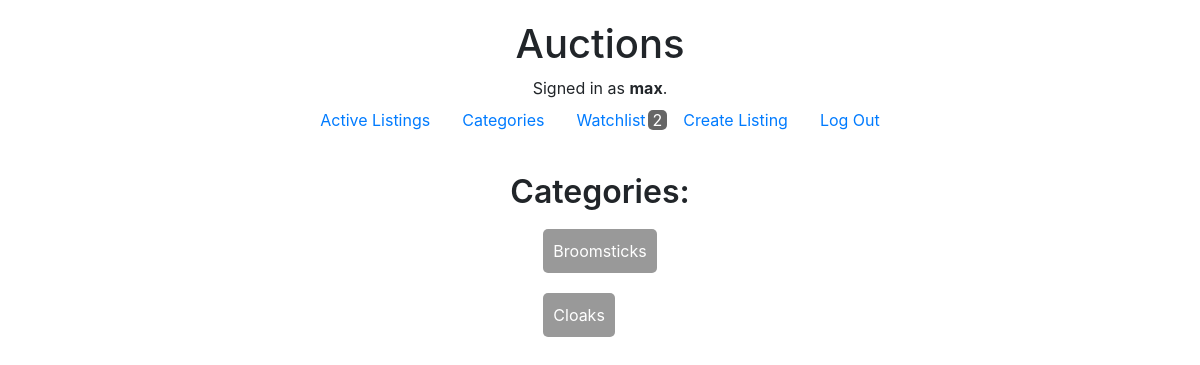
The app's page /categories (signed in), older data.
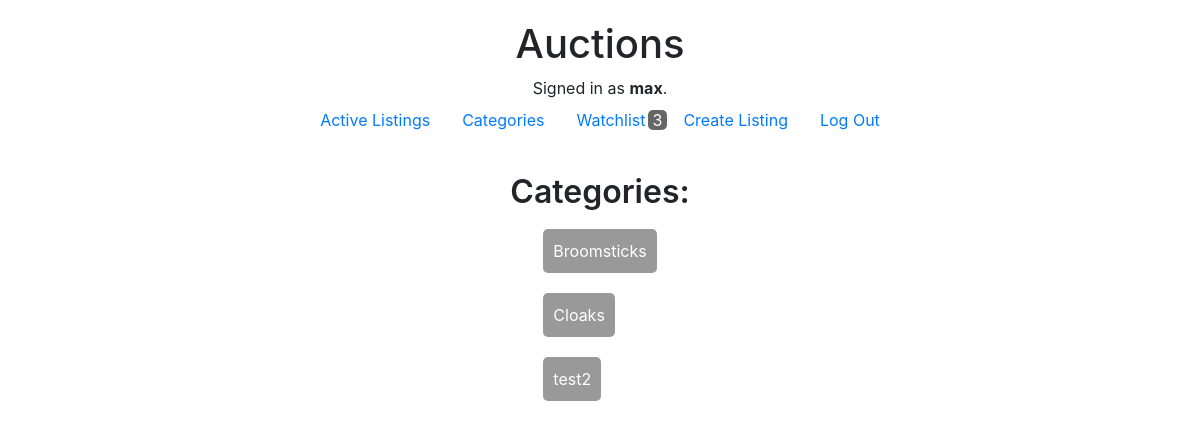
The same page, newer data.
### auctions/models.py (models this page shows, shortened)
class Listing(models.Model):
    title = models.CharField(max_length=48)
    description = models.CharField(max_length=210)
    startingBid = models.DecimalField(max_digits=10, decimal_places=2)
    imageURL = models.CharField(max_length=300)
    category = models.CharField(max_length=48)
    user = models.ForeignKey(
        User, on_delete=models.CASCADE, related_name="createdBy")
    status = models.CharField(max_length=6)

### auctions/views.py (the view)
# urls.py: path("categories", views.categories, name="categories"),
def categories(request):
    if request.method == "POST":
        category = Listing.objects.get(category=request.POST["category"])
        return render(request, "auctions/category.html", {
            "category": category
        })
    listings = Listing.objects.all()
    categories = []
    for listing in listings:
        categories.append(listing.category)
    if request.user.is_authenticated:
        watchlist, onwatchlist = getWatchlist(request.user, None)
    else:
        watchlist = ""
    return render(request, "auctions/categories.html", {
        "categories": categories,
        "watchlist": watchlist,
        "watchlistLen": len(watchlist)
    })

### auctions/helper.py (called while the page is built)
def getWatchlist(user, listing):
    getWatchlist = ""
    onWatchlist = 0
    getWatchlist = Watchlist.objects.filter(user=f'{ user.id }')
    if listing != None:
        for entry in getWatchlist:
            found = re.search(f"title:{ listing[0].title }", str(entry))
            if found:
                onWatchlist = 1
                break
    return getWatchlist, onWatchlist

### auctions/templates/auctions/categories.html (shortened to what this page needs)
{% extends "auctions/layout.html" %}
{% block body %}
<h2>Categories:</h2>
<div>
    {% for category in categories %}
    <form action="{% url 'commerce:category' category %}" method="post">
        <input class="catButton" type="submit" value="{{ category }}" name="category">
    </form>
    {% endfor %}
</div>
{% endblock %}

### auctions/templates/auctions/layout.html (shortened to what this page needs)
{% load static %}
<!DOCTYPE html>
<html lang="en">
<head>
    <link rel="stylesheet" href="https://stackpath.bootstrapcdn.com/bootstrap/4.5.2/css/bootstrap.min.css"
>
    <link href="{% static 'auctions/styles.css' %}" rel="stylesheet">
</head>
<body>
    <h1>Auctions</h1>
    <div>
        {% if user.is_authenticated %}
        Signed in as <strong>{{ user.username }}</strong>.
        {% else %}
        Not signed in.
        {% endif %}
    </div>
    <ul class="nav">
        <li class="nav-item">
            <a class="nav-link" href="{% url 'commerce:index' %}">Active Listings</a>
        </li>
        {% if user.is_authenticated %}
        <li class="nav-item">
            <a class="nav-link" href="{% url 'commerce:categories' %}">Categories</a>
        </li>
        <li style="display:flex; flex-direction: row; align-items: center;" class="nav-item">
            <a class="nav-link" href="{% url 'commerce:watchlist' %}">Watchlist</a>
            {% if watchlistLen > 0 %}
            <span id="watchlistNum">{{ watchlistLen }}</span>
            {% endif %}
        </li>
        <li class="nav-item">
            <a class="nav-link" href="{% url 'commerce:create_listing' %}">Create Listing</a>
        </li>
        <li class="nav-item">
            <a class="nav-link" href="{% url 'commerce:logout' %}">Log Out</a>
        </li>
        {% endif %}
    </ul>
    {% block body %}
    {% endblock %}
</body>
</html>

Row changes from the older to the newer data that the page shows:
added Listing: categories "test2"
Text that changed along with them:
{{ watchlistLen }}: "2" → "3"
